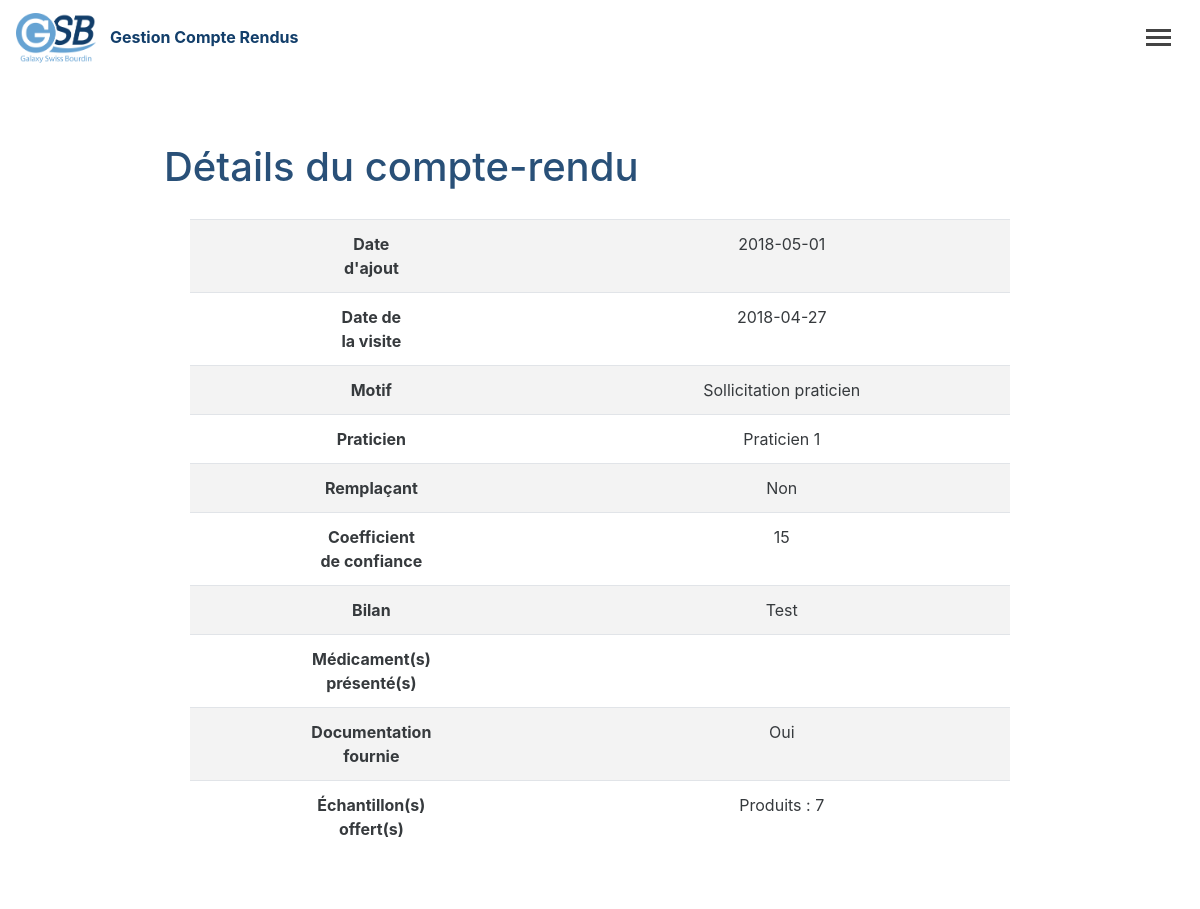
Screenshot of /detail_compte-rendu.php?param1=1 (signed in) with the database file from the repository.
### tables this page shows
CREATE TABLE `rapport_visit` (
  `id` int(11) NOT NULL,
  `date_visite` date DEFAULT NULL,
  `practicien` varchar(255) DEFAULT NULL,
  `coefficient` varchar(255) DEFAULT NULL,
  `remplacant` tinyint(1) DEFAULT NULL,
  `date_rap` date DEFAULT NULL,
  `motif` varchar(25) DEFAULT NULL,
  `bilan` varchar(1000) DEFAULT NULL,
  `premier_produit_presente` varchar(255) DEFAULT NULL,
  `deuxieme_produit_presente` varchar(255) DEFAULT NULL,
  `documentation_offerte` tinyint(1) DEFAULT NULL,
  `echantillons` varchar(255) DEFAULT NULL,
  `quantite_echantillon` varchar(25) DEFAULT NULL,
  `id_Visiteur` int(11) DEFAULT NULL,
  `id_Praticien` int(11) DEFAULT NULL,
  `id_Medicament` int(11) DEFAULT NULL
);

### PDO/affichage.php (called while the page is built, shortened)
<?php
function afficheCompterenduDetail($id){
    $connexion = openDb();
    $sqlRequest ="SELECT * FROM rapport_visit WHERE id = '".$id."';";
    $result = mysqli_fetch_row(mysqli_query($connexion, $sqlRequest));
    $res = array();
    $res['Id'] = $result[0];
    $res['Date_visite'] = $result[1];
    $res['Praticien'] = $result[2];
    $res['Coefficient'] = $result[3];
    $res['Remplacant'] = $result[4];
    $res['Date_rap'] = $result[5];
    $res['Motif'] = $result[6];
    $res['Bilan'] = $result[7];
    $res['Premier_produit'] = $result[8];
    $res['Deuxieme_produit'] = $result[9];
    $res['Documentation'] = $result[10];
    $res['Echantillions'] = $result[11];
    $res['Quantite_echantillion'] = $result[12];
    return $res;
}

### detail_compte-rendu.php (the view, shortened to what this page needs)
<?php
require 'pdo/affichage.php';
?>
<!DOCTYPE html>
<html lang="fr">
<head>
    <link href="bootstrap/css/bootstrap.css" rel="stylesheet">
    <link href="css/style.css" rel="stylesheet">
</head>
<body>
<nav class="navbar navbar-toggleable-md navbar-light bg-faded">
    <a class="navbar-brand" href="menu.php">
        <img class="logo-nav" src="img/logo.png" alt="GSB">
    </a>
    <p class="app-frais">Gestion Compte Rendus</p>
    <button class="navbar-toggler collapsed" type="button" data-toggle="collapse" data-target="#collapsingNavbar">
        <span> </span>
        <span> </span>
        <span> </span>
    </button>
</nav>
<div class="container">
    <div class="row">
        <div class="white-zone2">
            <h1 class="title-page">Détails du compte-rendu</h1>
            <div class="table-responsive">
                <table class="table table-striped">
                    <?php
                    $data = afficheCompterenduDetail($_GET['param1']);
                    ?>
                    <tr>
                        <th>Date</br>d'ajout</th>
                        <td><?php echo $data['Date_rap'] ?></td>
                    </tr>
                    <tr>
                        <th>Date de</br> la visite</th>
                        <td><?php echo $data['Date_visite'] ?></td>
                    </tr>
                    <tr>
                        <th>Motif</th>
                        <td><?php echo $data['Motif'] ?></td>
                    </tr>
                    <tr>
                        <th>Praticien</th>
                        <td><?php echo $data['Praticien'] ?></td>
                    </tr>
                    <tr>
                        <th>Remplaçant</th>
                        <td><?php
                            if ($data['Remplacant'] == 0) {
                                echo "Non";
                            }
                            else if ($data['Remplacant'] = 1) {
                                echo "Oui";
                            } ?></td>
                    </tr>
                    <tr>
                        <th>Coefficient</br> de confiance</th>
                        <td><?php echo $data['Coefficient'] ?></td>
                    </tr>
                    <tr>
                        <th>Bilan</th>
                        <td><?php echo $data['Bilan'] ?></td>
                    </tr>
                    <tr>
                        <th>Médicament(s)</br> présenté(s)</th>
                        <td><?php echo $data['Premier_produit'] ?>
                            <?php echo " " . $data['Deuxieme_produit'] ?></td>
                    </tr>
                    <tr>
                        <th>Documentation</br> fournie</th>
                        <td>
                            <?php
                            if ($data['Documentation'] == 0) {
                                echo "Non";
                            }
                            else if ($data['Documentation'] = 1) {
                                echo "Oui";
                            } ?></td>
                    </tr>
                    <tr>
                        <th>Échantillon(s)</br> offert(s)</th>
                        <td><?php echo $data['Echantillions']." : ".$data['Quantite_echantillion'] ?></td>
                    </tr>
                </table>
            </div>
        </div>
    </div>
</div>
</body>
</html>

### css/style.css (style rules this page uses)
.navbar-toggler span { display: block; background-color: #444; height: 3px; width: 25px; margin-top: 4px; margin-bottom: 4px; -webkit-transform: rotate(0deg); -moz-transform: rotate(0deg); -o-transform: rotate(0deg); transform: rotate(0deg); opacity: 1; }
.navbar-toggler span:nth-child(1), .navbar-toggler span:nth-child(3) { -webkit-transition: transform .35s ease-in-out; -moz-transition: transform .35s ease-in-out; -o-transition: transform .35s ease-in-out; transition: transform .35s ease-in-out; }
.navbar-light .navbar-toggler { border-color: rgba(0, 0, 0, 0); }
.navbar.navbar-toggleable-md.navbar-light.bg-faded { background: rgba(255, 255, 255, 0.80); }
th { text-align: center; }
td { text-align: center; }
.table-responsive { width: 90%; margin: auto; }
.logo-nav { width: 80px; }
.app-frais { position: absolute; top: 25px; left: 110px; font-weight: bold; color: #123e6a; }
body { background: url(../img/bg.jpg) no-repeat center center fixed; -webkit-background-size: cover; -moz-background-size: cover; -o-background-size: cover; background-size: cover; }
.white-zone2 { border-radius: 15px; margin-top: 5%!important; margin: auto; background-color: white; opacity: 0.9; width: 80%; margin-bottom: 20px; }
.title-page { display: inline-block; margin-left: 20px; margin-top: 10px; color: #123e6a; }
.table-responsive { margin-top: 20px; margin-bottom: 20px; }

### rows the page displays
rapport_visit: date_rap "2018-05-01", date_visite "2018-04-27", motif "Sollicitation praticien", practicien "Praticien 1", coefficient "15", bilan "Test", echantillons "Produits", quantite_echantillon "7"
